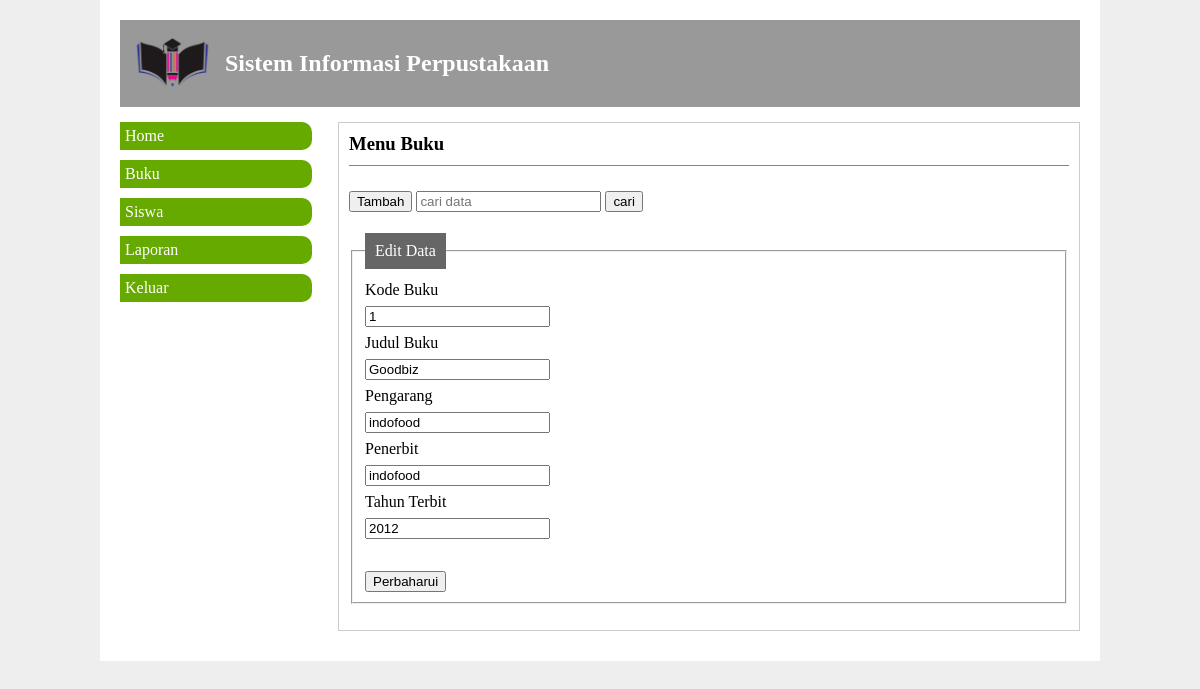
Screenshot of /index.php?p=buku&a=edit&cr=1 (signed in) with the database file from the repository.
### tables this page shows
CREATE TABLE `buku` (
  `kode` int(255) NOT NULL,
  `judul` varchar(255) NOT NULL,
  `pengarang` varchar(255) NOT NULL,
  `penerbit` varchar(255) NOT NULL,
  `tahun_terbit` varchar(255) NOT NULL
);

### buku.php (the view, shortened to what this page needs)
<?php
 require_once "koneksi.php";
 $cr=$_GET['cr'];
 $aksi=$_GET['a'];
?>
<h3>Menu Buku</h3>
<div class="fhead">
 <a href="index.php?p=buku&a=input"><button>Tambah</button></a>
 <form>
 <input type="text" name="cr" placeholder="cari data">
 <input type="submit" name="cari" value="cari">
 </form>
</div>
<?php if($aksi=="input"){?>
<form action="buku_aksi.php?p=buku" method="post">
 <fieldset>
<legend>Input Data</legend>
Kode Buku<br>
<input type="text" name="kode" placeholder="kode buku"
><br>
Judul Buku<br>
<input type="text" name="judul" placeholder="judul buku"
required><br>
Pengarang<br>
<input type="text" name="pengarang"
placeholder="pengarang" required><br>
Penerbit<br>
<input type="text" name="penerbit" placeholder="penerbit"
required><br>
Tahun Terbit<br>
<input type="text" name="tahun" placeholder="tahun terbit"
required><br><br>
<input type="submit" name="insert" value="Simpan">
 </fieldset>
 </form>
<?php }else if($aksi=="edit"){
 $qr=mysqli_query($konek,"select * from buku where
kode='$cr'");
 $dt=mysqli_fetch_array($qr);
?>
 <form action="buku_aksi.php?p=buku" method="post">
 <fieldset>
<legend>Edit Data</legend>
Kode Buku<br>
<input type="text" name="kode" placeholder="kode buku"
value="<?=$dt['kode']?>" readonly required><br>
Judul Buku<br>
<input type="text" name="judul" placeholder="judul buku"
value="<?=$dt['judul']?>" required><br>
Pengarang<br>
<input type="text" name="pengarang"
placeholder="pengarang" value="<?=$dt['pengarang']?>"
required><br>
Penerbit<br>
<input type="text" name="penerbit" placeholder="penerbit"
value="<?=$dt['penerbit']?>" required><br>
Tahun Terbit<br>
<input type="text" name="tahun" placeholder="tahun terbit"
value="<?=$dt['tahun_terbit']?>" required><br><br>
<input type="submit" name="update" value="Perbaharui">
 </fieldset>
 </form>
<?php }else{
 if(mysqli_num_rows($qr)>0){
?>
 <table border="1">
 <tr>
 <th>No</th>
 <th>Kode</th>
 <th>Judul</th>
 <th>Pengarang</th>
 <th>Penerbit</th>
 <th>Tahun</th>
 <th>Aksi</th>
 </tr>
<?php
 while($dt=mysqli_fetch_array($qr)){
?>
 <tr>
<td><?=++$no;?></td>
<td><?=$dt['kode'];?></td>
<td><?=$dt['judul'];?></td>
<td><?=$dt['pengarang'];?></td>
<td><?=$dt['penerbit'];?></td>
<td><?=$dt['tahun_terbit'];?></td>
<td>
 <a
href="index.php?p=buku&a=edit&cr=<?=$dt['kode']?>"><button
class="bt bt-edit">edit</button></a>
 <a
href="buku_aksi.php?p=buku&a=hapus&cr=<?=$dt['kode']?>"
onclick="return confirm('yakin akan dihapus?')"><button
class="bt bt-del">delete</button></a>
</td>
 </tr>
<?php }?>
 </table>
<?php }}?>

### gaya.css (style rules this page uses)
body { margin:0px; background:#eee; font-family:calibri; }
.kanan h3 { display:block; margin-top:0px; padding-bottom:10px; border-bottom:1px solid #696; }
.kanan button { margin-bottom:10px; }
.fhead button,.fhead form { display:inline-block; }
.kanan a { text-decoration:none; }
.kanan form { line-height:200%; }
legend { background:#666; color: #fff; padding: 2px 10px; }

### rows the page displays
buku: kode "1", judul "Goodbiz", pengarang "indofood", penerbit "indofood", tahun "2012"
